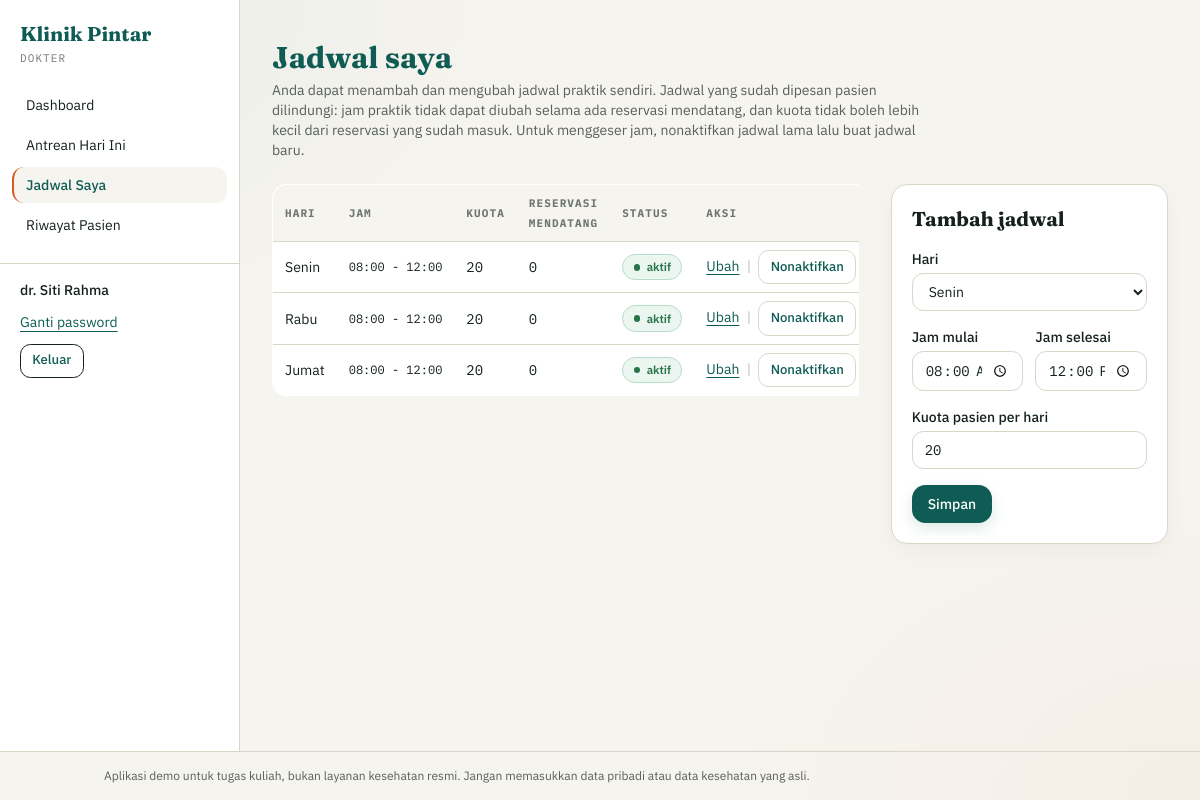
The page /dokter/jadwal.php (signed in) on the database its author committed.
### tables this page shows
CREATE TABLE IF NOT EXISTS users (
    id INT UNSIGNED NOT NULL AUTO_INCREMENT,
    nama VARCHAR(100) NOT NULL,
    email VARCHAR(120) NOT NULL,
    password VARCHAR(255) NOT NULL,
    role ENUM('super_admin', 'admin', 'dokter', 'user') NOT NULL,
    status ENUM('aktif', 'nonaktif', 'pending') NOT NULL DEFAULT 'aktif',
    wajib_ganti_password TINYINT(1) NOT NULL DEFAULT 0,
    login_gagal TINYINT UNSIGNED NOT NULL DEFAULT 0,
    terkunci_hingga DATETIME DEFAULT NULL,
    PRIMARY KEY (id),
    UNIQUE KEY uq_users_email (email),
    KEY idx_users_role_status (role, status)
);

CREATE TABLE IF NOT EXISTS jadwal_dokter (
    id INT UNSIGNED NOT NULL AUTO_INCREMENT,
    dokter_id INT UNSIGNED NOT NULL,
    hari ENUM('Senin', 'Selasa', 'Rabu', 'Kamis', 'Jumat', 'Sabtu', 'Minggu') NOT NULL,
    jam_mulai TIME NOT NULL,
    jam_selesai TIME NOT NULL,
    kuota SMALLINT UNSIGNED NOT NULL DEFAULT 20,
    aktif TINYINT(1) NOT NULL DEFAULT 1,
    PRIMARY KEY (id),
    KEY idx_jadwal_dokter_hari_aktif (dokter_id, hari, aktif),
    CONSTRAINT fk_jadwal_dokter
        FOREIGN KEY (dokter_id) REFERENCES dokter (id)
        ON UPDATE CASCADE ON DELETE RESTRICT
);

### includes/auth.php (called while the page is built, shortened)
<?php
require_once __DIR__ . '/../config/database.php';
require_once __DIR__ . '/helper.php';
function user_login()
{
    return isset($_SESSION['user']) ? $_SESSION['user'] : null;
}
function require_login()
{
    $sesi = user_login();
    $st = db()->prepare(
        'SELECT id, nama, role, status, wajib_ganti_password FROM users WHERE id = ?'
    );
    $st->execute([$sesi['id']]);
    $baris = $st->fetch();
    $user = [
        'id'          => (int) $baris['id'],
        'nama'        => $baris['nama'],
        'role'        => $baris['role'],
        'wajib_ganti' => (bool) $baris['wajib_ganti_password'],
    ];
    return $user;
}
function require_role($roles)
{
    $user = require_login();
    return $user;
}

### config/database.php (called while the page is built, shortened)
<?php
function db()
{
    static $pdo = null;
    if ($pdo === null) {
        $dsn = 'mysql:host=' . DB_HOST . ';dbname=' . DB_NAME . ';charset=utf8mb4';
        $pdo = new PDO($dsn, DB_USER, DB_PASS, [
            PDO::ATTR_ERRMODE            => PDO::ERRMODE_EXCEPTION,
            PDO::ATTR_DEFAULT_FETCH_MODE => PDO::FETCH_ASSOC,
            PDO::ATTR_EMULATE_PREPARES   => false,
        ]);
        $pdo->exec("SET time_zone = '+07:00'");
    }
    return $pdo;
}

### includes/menu.php (called while the page is built)
<?php
function menu_panel($role)
{
    $semua = [
        'super_admin' => [
    ['Dashboard', 'superadmin/dashboard.php'],
    ['Kelola Admin', 'superadmin/kelola_admin.php'],
    ['Data Poli', 'superadmin/poli.php'],
    ['Log Aktivitas', 'superadmin/log.php'],
],
       'admin' => [
    ['Dashboard', 'admin/dashboard.php'],
    ['Antrean', 'admin/antrean.php'],
    ['Laporan', 'admin/laporan.php'],
    ['Kelola Dokter', 'admin/dokter.php'],
    ['Jadwal Praktik', 'admin/jadwal.php'],
],
       'dokter' => [
    ['Dashboard', 'dokter/dashboard.php'],
    ['Antrean Hari Ini', 'dokter/antrean.php'],
    ['Jadwal Saya', 'dokter/jadwal.php'],
    ['Riwayat Pasien', 'dokter/riwayat.php'],
],
        'user' => [
    ['Dashboard', 'user/dashboard.php'],
    ['Buat Reservasi', 'user/reservasi.php'],
    ['Antrean Saya', 'user/antrean.php'],
    ['Riwayat Kunjungan', 'user/riwayat.php'],
],
    ];
    return isset($semua[$role]) ? $semua[$role] : [];
}

### includes/antrean.php (called while the page is built, shortened)
<?php
function daftar_hari()
{
    return ['Senin', 'Selasa', 'Rabu', 'Kamis', 'Jumat', 'Sabtu', 'Minggu'];
}
    ?>

### dokter/jadwal.php (the view, shortened to what this page needs)
<?php
require_once __DIR__ . '/../includes/auth.php';
require_once __DIR__ . '/../includes/antrean.php';
$user = require_role('dokter');
$pdo  = db();
$dokterId = dokter_id_dari_user($pdo, $user['id']);
$HARI = daftar_hari();
$form = ['id' => 0, 'hari' => 'Senin', 'jam_mulai' => '08:00', 'jam_selesai' => '12:00', 'kuota' => 20];
$urutHari = "'" . implode("','", $HARI) . "'";
$st = $pdo->prepare(
    "SELECT j.id, j.hari, SUBSTR(j.jam_mulai, 1, 5) AS jam_mulai, SUBSTR(j.jam_selesai, 1, 5) AS jam_selesai,
            j.kuota, j.aktif,
            (SELECT COUNT(*) FROM reservasi r
              WHERE r.jadwal_id = j.id AND r.tanggal >= ?
                AND r.status IN ('menunggu', 'hadir', 'diperiksa')) AS mendatang
     FROM jadwal_dokter j
     WHERE j.dokter_id = ?
     ORDER BY FIELD(j.hari, $urutHari), j.jam_mulai"
);
$st->execute([date('Y-m-d'), $dokterId]);
$daftar = $st->fetchAll();
$kelasInput = 'mt-1 w-full border border-garis bg-white px-3 py-2 text-sm focus:border-klinik focus:outline-none focus:ring-1 focus:ring-klinik';
$aktif = 'dokter/jadwal.php';
require __DIR__ . '/../includes/panel_start.php';
?>
<h1 class="font-serif text-3xl font-bold text-klinik">Jadwal saya</h1>
<p class="mt-1 max-w-2xl text-sm text-ink/70">
  Anda dapat menambah dan mengubah jadwal praktik sendiri. Jadwal yang sudah dipesan pasien dilindungi:
  jam praktik tidak dapat diubah selama ada reservasi mendatang, dan kuota tidak boleh lebih kecil dari
  reservasi yang sudah masuk. Untuk menggeser jam, nonaktifkan jadwal lama lalu buat jadwal baru.
</p>
<div class="mt-6 grid gap-8 lg:grid-cols-3">
  <section class="overflow-x-auto lg:col-span-2">
    <table class="w-full border border-garis bg-white text-left text-sm">
      <thead class="bg-paper font-mono text-[11px] uppercase tracking-widest text-ink/60">
        <tr>
          <th class="px-3 py-2">Hari</th><th class="px-3 py-2">Jam</th><th class="px-3 py-2">Kuota</th>
          <th class="px-3 py-2">Reservasi mendatang</th><th class="px-3 py-2">Status</th><th class="px-3 py-2">Aksi</th>
        </tr>
      </thead>
      <tbody>
        <?php foreach ($daftar as $j): ?>
          <tr class="border-t border-garis">
            <td class="px-3 py-2"><?= e($j['hari']) ?></td>
            <td class="whitespace-nowrap px-3 py-2 font-mono text-xs"><?= e($j['jam_mulai']) ?> - <?= e($j['jam_selesai']) ?></td>
            <td class="px-3 py-2 font-mono"><?= (int) $j['kuota'] ?></td>
            <td class="px-3 py-2 font-mono"><?= (int) $j['mendatang'] ?></td>
            <td class="px-3 py-2"><?= badge_status($j['aktif'] ? 'aktif' : 'nonaktif') ?></td>
            <td class="whitespace-nowrap px-3 py-2">
              <a class="underline" href="<?= e(url('dokter/jadwal.php?edit=' . (int) $j['id'])) ?>">Ubah</a>
              <span class="mx-1 text-ink/30">|</span>
              <form method="post" class="inline"
                    <?= $j['aktif'] ? 'onsubmit="return confirm(\'Tutup pendaftaran baru untuk jadwal ini? Reservasi yang sudah masuk tetap dilayani.\')"' : '' ?>>
                <button class="underline"><?= $j['aktif'] ? 'Nonaktifkan' : 'Aktifkan' ?></button>
              </form>
            </td>
          </tr>
        <?php endforeach; ?>
      </tbody>
    </table>
  </section>
  <section>
    <div class="border border-garis bg-white p-5">
      <h2 class="font-serif text-xl font-bold"><?= $form['id'] > 0 ? 'Ubah jadwal' : 'Tambah jadwal' ?></h2>
      <form method="post" class="mt-4 space-y-4" novalidate>
        <div>
          <label class="block text-sm font-medium" for="hari">Hari</label>
          <select id="hari" name="hari" class="<?= $kelasInput ?>">
            <?php foreach ($HARI as $h): ?>
              <option value="<?= e($h) ?>" <?= $form['hari'] === $h ? 'selected' : '' ?>><?= e($h) ?></option>
            <?php endforeach; ?>
          </select>
        </div>
        <div class="grid grid-cols-2 gap-3">
          <div>
            <label class="block text-sm font-medium" for="jam_mulai">Jam mulai</label>
            <input id="jam_mulai" name="jam_mulai" type="time" value="<?= e($form['jam_mulai']) ?>" class="<?= $kelasInput ?> font-mono">
          </div>
          <div>
            <label class="block text-sm font-medium" for="jam_selesai">Jam selesai</label>
            <input id="jam_selesai" name="jam_selesai" type="time" value="<?= e($form['jam_selesai']) ?>" class="<?= $kelasInput ?> font-mono">
          </div>
        </div>
        <div>
          <label class="block text-sm font-medium" for="kuota">Kuota pasien per hari</label>
          <input id="kuota" name="kuota" type="number" min="1" max="100" value="<?= e($form['kuota']) ?>" class="<?= $kelasInput ?> font-mono">
        </div>
        <div class="flex items-center gap-3">
          <button class="bg-klinik px-4 py-2 text-sm font-medium text-white hover:bg-ink">Simpan</button>
        </div>
      </form>
    </div>
  </section>
</div>
<?php require __DIR__ . '/../includes/panel_end.php'; ?>

### includes/panel_start.php (shortened to what this page needs)
<?php
require_once __DIR__ . '/menu.php';
require __DIR__ . '/header.php';
$menu  = menu_panel($user['role']);
$aktif = isset($aktif) ? $aktif : '';
?>
<div class="flex flex-1 flex-col md:flex-row">
  <aside class="border-b border-garis bg-white md:w-60 md:shrink-0 md:border-b-0 md:border-r print:hidden">
    <div class="panel-brand-row px-5 py-5">
      <div>
        <p class="font-serif text-xl font-bold text-klinik">Klinik Pintar</p>
        <p class="mt-0.5 font-mono text-[11px] uppercase tracking-widest text-ink/60"><?= e(str_replace('_', ' ', $user['role'])) ?></p>
      </div>
    </div>
    <div class="panel-desktop-menu">
      <nav class="space-y-1 px-3 pb-5">
        <?php foreach ($menu as $m): $on = ($m[1] === $aktif); ?>
          <a href="<?= e(url($m[1])) ?>"
             class="block whitespace-nowrap rounded-xl border-l-2 px-3 py-2 text-sm <?= $on ? 'border-bata bg-paper font-medium text-klinik' : 'border-transparent hover:bg-paper' ?>">
            <?= e($m[0]) ?>
          </a>
        <?php endforeach; ?>
      </nav>
      <div class="space-y-3 border-t border-garis px-5 py-4 text-sm">
        <p class="font-medium"><?= e($user['nama']) ?></p>
        <a href="<?= e(url('auth/ganti_password.php')) ?>" class="block text-klinik underline underline-offset-4">Ganti password</a>
        <form method="post" action="<?= e(url('auth/logout.php')) ?>">
          <button class="action-button border-ink hover:bg-ink hover:text-paper">Keluar</button>
        </form>
      </div>
    </div>
  </aside>
  <main class="min-w-0 flex-1 px-4 py-8 md:px-8 md:py-10">

### includes/helper.php (shortened to what this page needs)
<?php
function e($teks)
{
    return htmlspecialchars((string) $teks, ENT_QUOTES, 'UTF-8');
}
function url($path = '')
{
    return BASE_URL . '/' . ltrim($path, '/');
}
function badge_status($status)
{
    if ($status === 'aktif') {
        $kelas = 'status-badge--success';
    } elseif ($status === 'pending') {
        $kelas = 'status-badge--warning';
    } elseif ($status === 'nonaktif') {
        $kelas = 'status-badge--danger';
    } else {
        $kelas = 'status-badge--neutral';
    }
    return '<span class="status-badge ' . $kelas . '">' . e($status) . '</span>';
}

### assets/app.css (style rules this page uses)
body { background-image: radial-gradient(ellipse at top left, rgb(15 92 85 / 5%), transparent 34rem), radial-gradient(ellipse at bottom right, rgb(217 88 43 / 4%), transparent 30rem); background-attachment: fixed; }
a { text-underline-offset: 3px; transition: color 160ms ease, background-color 160ms ease, border-color 160ms ease; }
button { min-height: 2.35rem; border-radius: 0.75rem; transition: color 160ms ease, background-color 160ms ease, border-color 160ms ease, box-shadow 160ms ease; }
button:not([class*="bg-"]):not(:disabled) { border: 1px solid #D9D5C9; background-color: #fff; color: #0F5C55; }
.action-button, button[class~="underline"] { display: inline-flex; min-height: 2.15rem; align-items: center; justify-content: center; border: 1px solid #D9D5C9; border-radius: 0.65rem; background-color: #fff; padding: 0.35rem 0.7rem; color: #0F5C55; font-size: 0.82rem; font-weight: 500; line-height: 1.25; text-decoration: none; vertical-align: middle; cursor: pointer; transition: color 160ms ease, background-color 160ms ease, border-color 160ms ease, box-shadow 160ms ease; }
a[class~="underline"]:not(.action-button) { color: #0F5C55; }
.status-badge { display: inline-flex; min-height: 1.65rem; align-items: center; gap: 0.4rem; border: 1px solid transparent; border-radius: 9999px; padding: 0.2rem 0.65rem; font-family: "IBM Plex Sans", sans-serif; font-size: 0.72rem; font-weight: 600; line-height: 1.2; white-space: nowrap; }
.status-badge::before { width: 0.42rem; height: 0.42rem; flex: 0 0 0.42rem; border-radius: 9999px; background-color: currentColor; content: ""; }
.status-badge--success { border-color: #B8DCCB; background-color: #EAF6EF; color: #28734A; }
button[class*="bg-klinik"], a[class*="bg-klinik"] { border-radius: 0.85rem; box-shadow: 0 5px 14px rgb(15 92 85 / 14%); text-decoration: none; }
input:not([type="hidden"]), select, textarea { border-radius: 0.7rem; transition: border-color 160ms ease, box-shadow 160ms ease; }
main div[class~="border-garis"][class~="bg-white"] { border-radius: 1rem; box-shadow: 0 8px 24px rgb(20 33 31 / 4%); }
table { border-collapse: separate; border-spacing: 0; overflow: hidden; border-radius: 0.9rem; }
main, main > * { min-width: 0; }
main .overflow-x-auto { max-width: 100%; -webkit-overflow-scrolling: touch; overscroll-behavior-x: contain; }
main input:not([type="hidden"]), main select, main textarea { max-width: 100%; }
tbody tr { transition: background-color 140ms ease; }

### rows shown on the page
users: role "DOKTER", nama "dr. Siti Rahma"
jadwal_dokter: hari "Senin", jam_mulai "08:00", jam_selesai "12:00", kuota "20", mendatang "0", aktif "Nonaktifkan"
jadwal_dokter: hari "Rabu", jam_mulai "08:00", jam_selesai "12:00", kuota "20", mendatang "0", aktif "Nonaktifkan"
jadwal_dokter: hari "Jumat", jam_mulai "08:00", jam_selesai "12:00", kuota "20", mendatang "0", aktif "Nonaktifkan"

### other values the page prints
$m[0] "Dashboard"
$m[0] "Antrean Hari Ini"
$m[0] "Jadwal Saya"
$m[0] "Riwayat Pasien"
form field hari "Senin"
